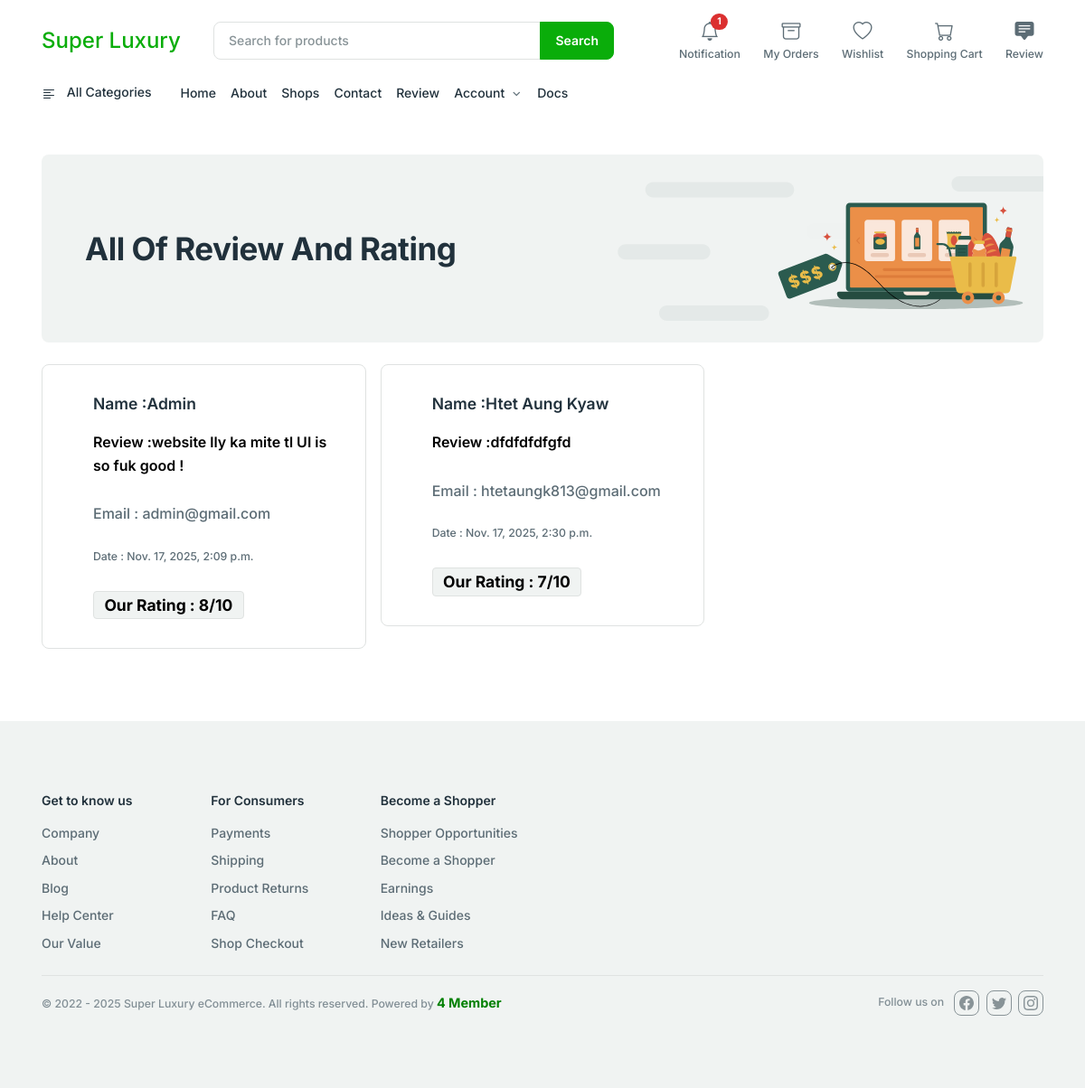
The page /review/ (signed in) on the database its author committed.
### sneaker_shop/models.py (models this page shows, shortened)
class Review(models.Model):
    username = models.CharField(max_length=100,null=False)
    email = models.EmailField(max_length=100,null=False)
    content_rev = models.TextField(null=False)
    rating = models.CharField(max_length=100,null=False)
    created_at = models.DateTimeField(auto_now_add=True)
    updated_at = models.DateTimeField(auto_now=True)

### sneaker_shop/views.py (the view)
# urls.py: path('review/',views.ReviewPage, name='review'),
def ReviewPage(request):
   reviews = Review.objects.all()
   context = {
      'reviews':reviews
   }
   return render(request,'review.html',context)

### dashboard/context_processors.py (called while the page is built)
def unread_count(request):
    if request.user.is_authenticated:
        count = Notification.objects.filter(user = request.user, is_read = False, is_delete = False).count()
    else:
        count = 0
    return {'unread_count':count}

### sneaker_shop/templates/review.html (shortened to what this page needs)
{% extends 'base.html' %}
{% block content %}
{% include 'navbar.html'%}
<main>
    <section class="mt-8">
        <div class="container">
            <div class="row">
                <div class="col-12">
                    <div class="bg-light d-flex justify-content-between ps-md-10 ps-6 rounded">
                        <div class="d-flex align-items-center">
                            <h1 class="mb-0 fw-bold">All Of Review And Rating</h1>
                        </div>
                        <div class="py-6">
                            <img src="../assets/images/svg-graphics/store-graphics.svg" alt="" class="img-fluid" />
                        </div>
                    </div>
                </div>
            </div>
        </div>
    </section>
    <section class="mt-6 mb-lg-14 mb-8">
        <div class="container">
            <div class="row row-cols-1 row-cols-md-2 row-cols-lg-3 g-4 g-lg-4">
                {% for review in reviews %}
                <div class="col">
                    <div class="card flex-row p-8 card-product">
                        <div class="ms-6">
                            <h5 class="mb-1"><a href="#!" class="text-inherit"> Name :{{review.username}}</a></h5>
                            <div class="small text-muted mt-5">
                                <span style="font-size: 16px;"><p style="font-weight: 600;color: black;">Review :{{review.content_rev}}</p> </span>
                            </div>
                            <div class="py-3 mt-3">
                                <ul class="list-unstyled mb-0 small">
                                    <li style="font-size: 16px;">Email : {{review.email}}</li>
                                </ul>
                            </div>
                            <div class="py-3">
                                <ul class="list-unstyled mb-0 small">
                                    <li>Date : {{review.created_at}}</li>
                                </ul>
                            </div>
                            <div class="mt-4">
                                <div class="badge text-bg-light border fs-5 ">Our Rating : {{review.rating}}/10</div>
                            </div>
                        </div>
                    </div>
                </div>
                {% endfor %}
            </div>
        </div>
    </section>
</main>
{% include 'footer.html' %}
{% endblock %}

### rows shown on the page
Review: username "Admin", content_rev "website lly ka mite tl UI is so fuk good !", email "admin@gmail.com", created_at "Nov. 17, 2025, 2:09 p.m.", rating "8"
Review: username "Htet Aung Kyaw", content_rev "dfdfdfdfgfd", email "htetaungk813@gmail.com", created_at "Nov. 17, 2025, 2:30 p.m.", rating "7"

### other values the page prints
{{ unread_count }} "1"
